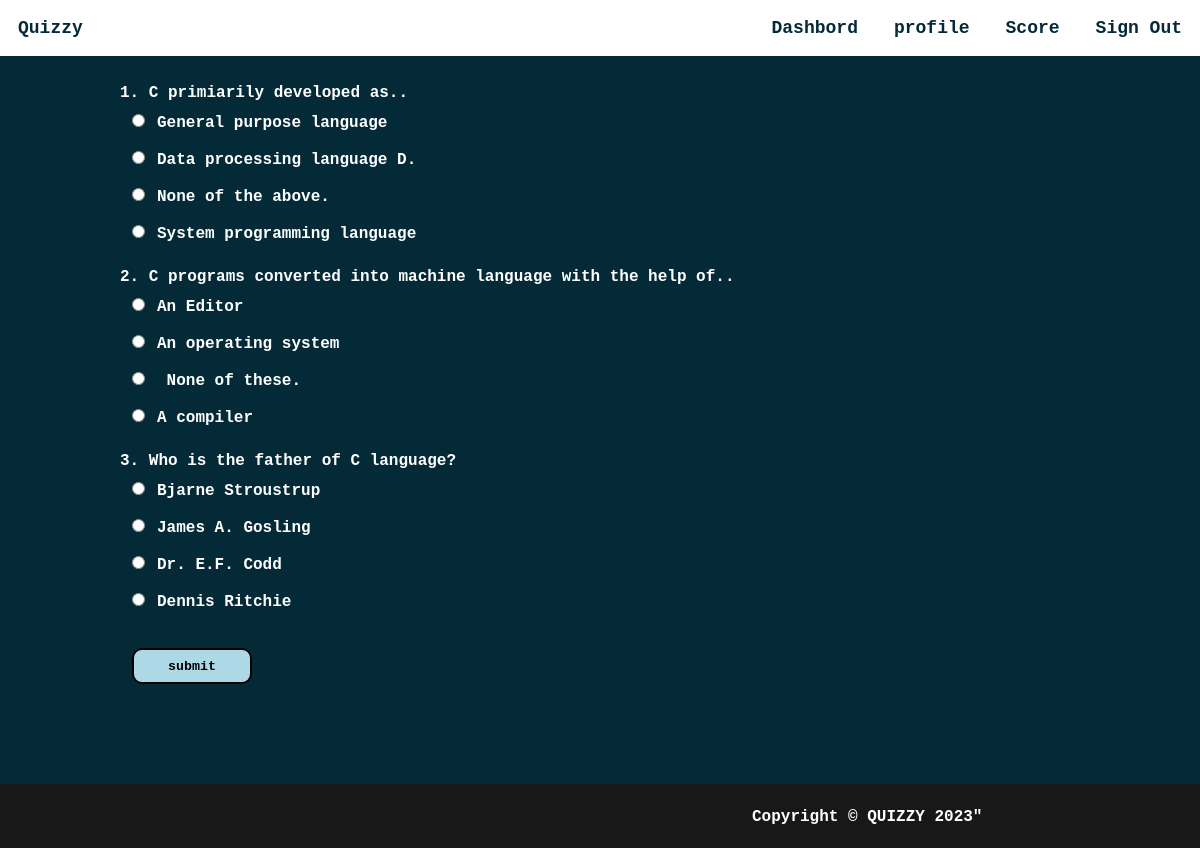
The app's page /takeq.php?qid=4 (signed in) with its own data.
### tables this page shows
CREATE TABLE IF NOT EXISTS `questions` (
  `qs` varchar(200) NOT NULL,
  `op1` varchar(30) NOT NULL,
  `op2` varchar(30) NOT NULL,
  `op3` varchar(30) NOT NULL,
  `answer` varchar(30) NOT NULL,
  `quizid` int NOT NULL,
  UNIQUE KEY `qs` (`qs`),
  KEY `quizid` (`quizid`),
  KEY `quizid_2` (`quizid`),
  KEY `quizid_3` (`quizid`)
);

### takeq.php (the view, shortened to what this page needs)
<html>
<head>
</head>
<?php
require_once 'sql.php';
                $conn = mysqli_connect($servername, $username, $password, $dbname);if (!$conn) {
    echo "<script>alert(\"Database error retry after some time !\")</script>";
}
?>
<body style="margin: 0 !important;font-weight: bolder !important;font-family: 'Courier New', Courier, monospace;color: #fff">
    <div style="background-color: #042A38;height: auto;">
        <div class="navbar" style="display: inline-flex;width: 100%;color:#042A38;position:fixed;">
            <section style="margin: 1.5vw;">Quizzy</section>
            <ul style="display: inline-flex;padding: 0 !important;margin: 0;float: right;right: 0;position: fixed;width: 50vw;">
                <li onclick="dash()">Dashbord</li>
                <li onclick="prof()">profile</li>
                <li onclick="score()">Score</li>
                <li onclick="lo()">Sign Out</li>
            </ul>
        </div><br><br>
        <section style="margin-top: 4vw;width:80vw;margin-left:10vw;margin-right:10vw">
        <?php
        if(isset($_GET["qid"])){
        $qid=$_GET["qid"];
            $sql ="select * from questions where quizid='{$qid}'";
            $res=mysqli_query($conn,$sql);
            if($res)
            {
                if(mysqli_num_rows($res)==0)
                {
                    echo "No questions found under this quiz please come later";
                }else{
                $i=1;
                $j=0;
                echo "<form method=\"POST\">";
                while ($row = mysqli_fetch_assoc($res)) {
                    echo $i.". ".$row["qs"]."<br>";
                    echo "<input type=\"radio\" value=\"".$j."\" name=\"ans".$i.$j."\">".$row["op1"]."<br>";
                    echo "<input type=\"radio\" value=\"".($j+1)."\" name=\"ans".$i.$j."\">".$row["op2"]."<br>";
                    echo "<input type=\"radio\" value=\"".($j+2)."\"name=\"ans".$i.$j."\">".$row["op3"]."<br>";
                    echo "<input type=\"radio\"value=\"".($j+3)."\" name=\"ans".$i.$j."\">".$row["answer"]."<br><br>";
                    $i++;
                }
                echo "<input id=\"btn\" type=\"submit\" name=\"submit\" value=\"submit\"><br><br><br>";
                echo "</form><br><br>";
            }
            }
            else
            {
                echo "error".mysqli_error($conn).".";
            }
     } ?>
        </section>
    </div>
    <?php require("footer.php");?>
</body>
</html>

### takeq.php (style rules this page uses)
li { margin: 1.5vw; }
ul { list-style: none; width: auto !important; }
.navbar { background-color:#fff !important; font-size: 1.5vw; }
input { margin:1vw; }
#btn { height: 3vw;width: 10vw;font-family: 'Courier New', Courier, monospace;font-weight: bolder;border-radius: 10px;border: 2px solid black;background-color: lightblue; }

### records on screen
questions: qs "C primiarily developed as..", op1 "General purpose language", op2 "Data processing language D.", op3 "None of the above.", answer "System programming language"
questions: qs "C programs converted into machine language with the help of..", op1 "An Editor", op2 "An operating system", op3 "None of these.", answer "A compiler"
questions: qs "Who is the father of C language?", op1 "Bjarne Stroustrup", op2 "James A. Gosling", op3 "Dr. E.F. Codd", answer "Dennis Ritchie"
